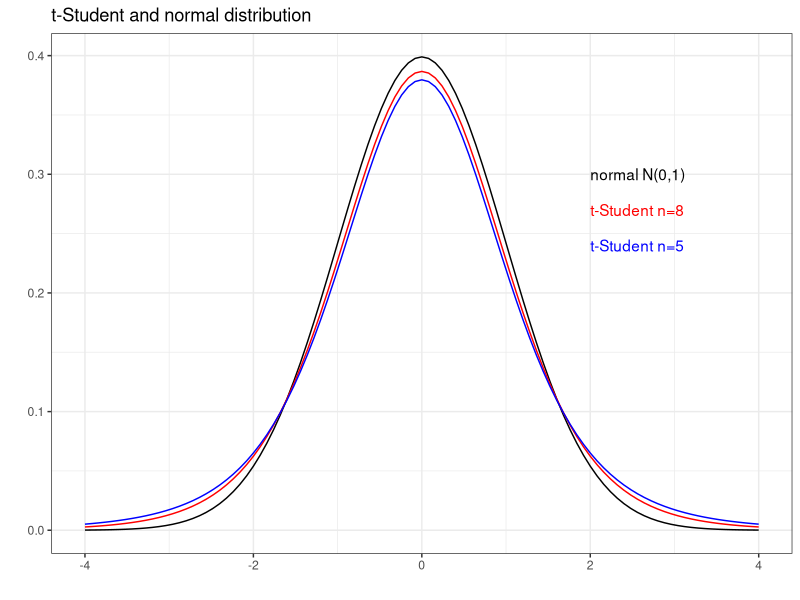
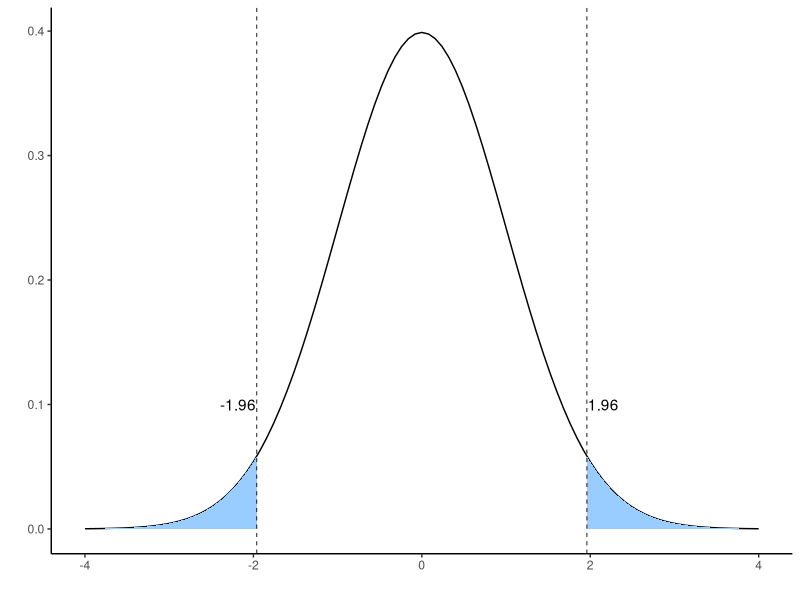
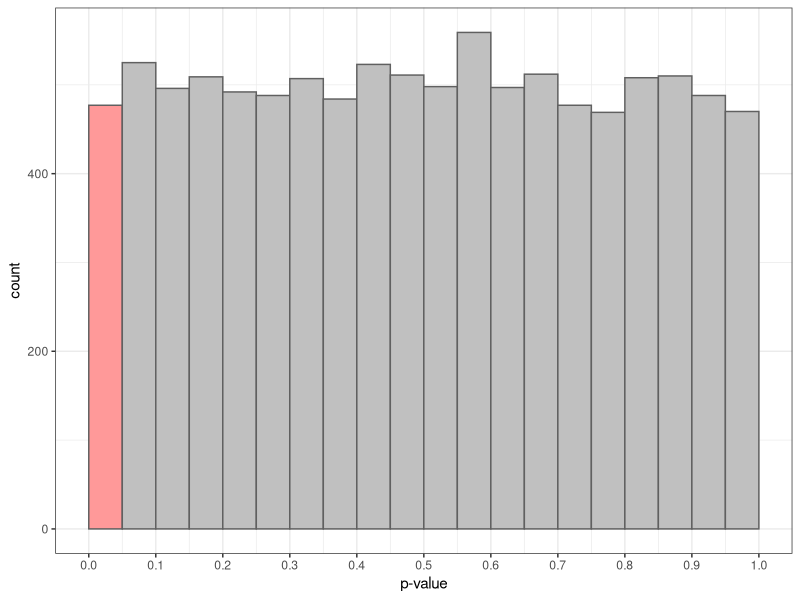
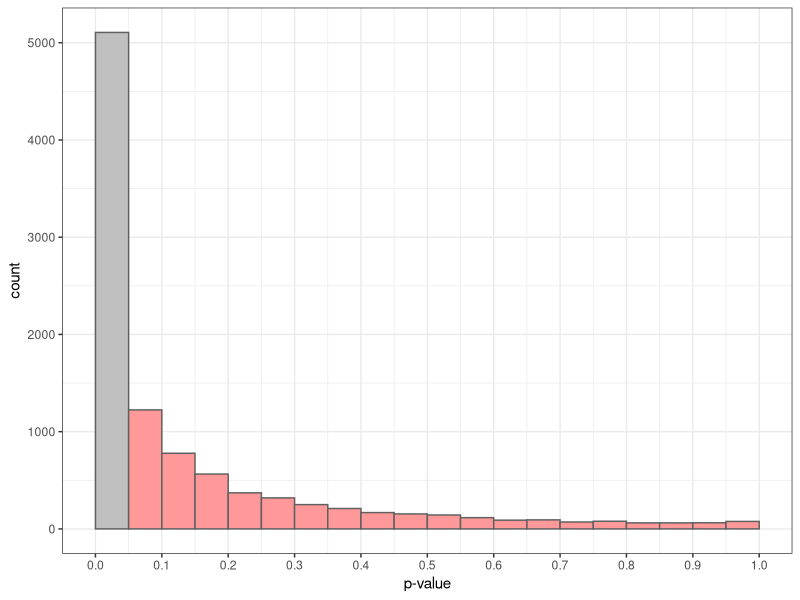
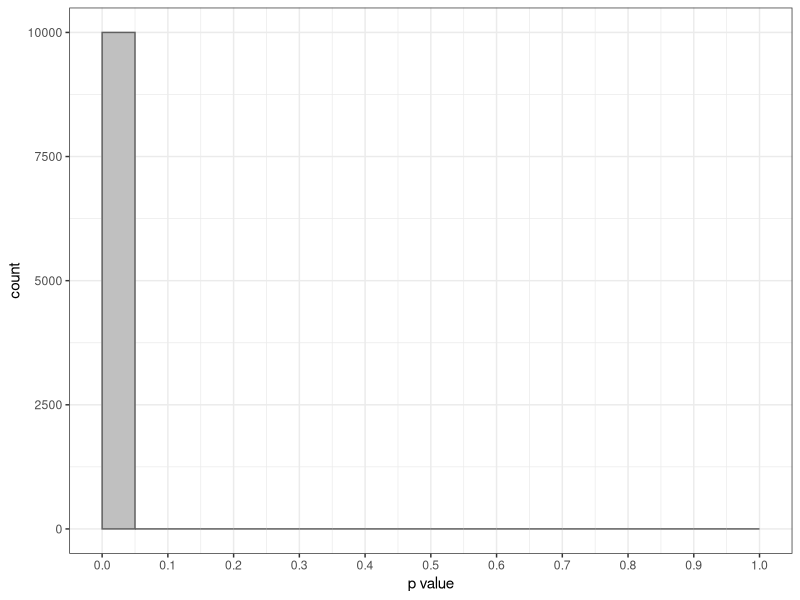

Source code (R) for these figures, in order:
## ---- chunk 1
knitr::opts_chunk$set(echo = TRUE, message = TRUE)
library(ggplot2)
## ---- chunk 2
ggplot(data.frame(x = c(-4, 4)), aes(x)) +
  stat_function(fun = dnorm) +
  stat_function(fun = dt, args = list(df=8), color = "red") +
  stat_function(fun = dt, args = list(df=5), color = "blue") +
  annotate(geom = "text", x = 2, y = 0.3, label = "normal N(0,1)", hjust = "left") +
  annotate(geom = "text", x = 2, y = 0.27, label = "t-Student n=8", color = "red", hjust = "left") +
  annotate(geom = "text", x = 2, y = 0.24, label = "t-Student n=5", color = "blue", hjust = "left") +
  theme_bw() +
  labs(title = "t-Student and normal distribution", x = "", y = "")
## ---- chunk 3
p <- 0.025
tail_low <- seq(-4, qnorm(p), 0.01)
df_tl <- data.frame(x=c(tail_low,qnorm(p)), y =c(dnorm(tail_low),0))
tail_high <- seq(qnorm(1-p), 4, 0.01)
df_th <- data.frame(x=c(qnorm(1-p),tail_high), y=c(0,dnorm(tail_high)))

ggplot(data.frame(x = c(-4, 4)), aes(x)) +
  stat_function(fun = dnorm) +
  geom_polygon(data = df_tl, aes(x,y), fill = "#99CCFF") +
  geom_polygon(data = df_th, aes(x,y), fill = "#99CCFF") +
  geom_vline(xintercept = qnorm(p), lty = "dashed", lwd = 0.3) +
  geom_vline(xintercept = qnorm(1-p), lty = "dashed", lwd = 0.3) +
  annotate(geom = "text", -1.97, 0.1, label = "-1.96", hjust = "right") +
  annotate(geom = "text", 1.97, 0.1, label = "1.96", hjust = "left") +
  theme_classic() +
  labs(x="", y="")

## ---- chunk 4
qnorm(p)
qnorm(1-p)
## ---- chunk 5
set.seed(1313)
p_values_mu0 <- sapply(1:10000, function(x){
  sample <- rnorm(n = 100, mean = 0, sd = 1)
  f <- t.test(sample, mu = 0)
  return(f$p.value)
})
## ---- chunk 6
ggplot(data.frame(p = p_values_mu0), aes(p)) + 
  geom_histogram(binwidth = 0.05, center = 0.025, fill = c("#FF9999", rep("#C0C0C0", 19)), color = "#606060") +
  theme_bw() +
  scale_x_continuous(name="p-value", breaks = seq(0, 1, 0.1))
## ---- chunk 7
p_values_mu1 <- sapply(1:10000, function(x){
  sample <- rnorm(n = 100, mean = 0.2, sd = 1)
  f <- t.test(sample, mu = 0)
  return(f$p.value)
})
## ---- chunk 8
ggplot(data.frame(p = p_values_mu1), aes(p)) + 
  geom_histogram(binwidth = 0.05, center = 0.025, fill = c("#C0C0C0", rep("#FF9999", 19)), color = "#606060") +
  theme_bw() +
  scale_x_continuous(name="p-value", breaks = seq(0, 1, 0.1), limits = c(0,1))
## ---- chunk 9
p_values_mu12 <- sapply(1:10000, function(x){
  sample <- rnorm(n = 1000, mean = 0.2, sd = 1)
  f <- t.test(sample, mu = 0)
  return(f$p.value)
})
## ---- chunk 10
ggplot(data.frame(p = p_values_mu12), aes(p)) + 
  geom_histogram(binwidth = 0.05, center = 0.025, fill = c("#C0C0C0", rep("#FF9999", 19)), color = "#606060") +
  theme_bw() +
  scale_x_continuous(name="p value", breaks = seq(0, 1, 0.1), limits = c(0,1))
